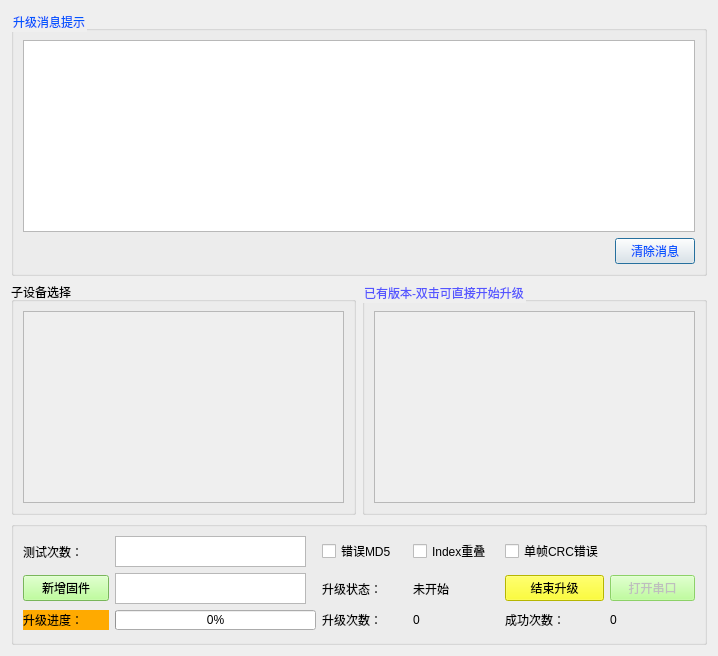
<?xml version="1.0" encoding="UTF-8"?>
<ui version="4.0">
 <class>Dialog</class>
 <widget class="QDialog" name="Dialog">
  <property name="geometry">
   <rect>
    <x>0</x>
    <y>0</y>
    <width>718</width>
    <height>656</height>
   </rect>
  </property>
  <property name="windowTitle">
   <string>OTA升级界面</string>
  </property>
  <layout class="QHBoxLayout" name="horizontalLayout">
   <item>
    <layout class="QGridLayout" name="gridLayout_4">
     <item row="2" column="0">
      <widget class="QGroupBox" name="groupBox_4">
       <property name="title">
        <string>子设备选择</string>
       </property>
       <layout class="QGridLayout" name="gridLayout_5">
        <item row="0" column="0">
         <widget class="QListWidget" name="sublist">
          <property name="enabled">
           <bool>false</bool>
          </property>
          <property name="currentRow">
           <number>-1</number>
          </property>
         </widget>
        </item>
       </layout>
      </widget>
     </item>
     <item row="1" column="0" colspan="2">
      <widget class="QGroupBox" name="groupBox">
       <property name="styleSheet">
        <string notr="true">color: rgb(0, 85, 255);</string>
       </property>
       <property name="title">
        <string>升级消息提示</string>
       </property>
       <layout class="QGridLayout" name="gridLayout">
        <item row="1" column="1">
         <spacer name="horizontalSpacer_2">
          <property name="orientation">
           <enum>Qt::Horizontal</enum>
          </property>
          <property name="sizeHint" stdset="0">
           <size>
            <width>40</width>
            <height>20</height>
           </size>
          </property>
         </spacer>
        </item>
        <item row="1" column="0">
         <spacer name="horizontalSpacer">
          <property name="orientation">
           <enum>Qt::Horizontal</enum>
          </property>
          <property name="sizeHint" stdset="0">
           <size>
            <width>40</width>
            <height>20</height>
           </size>
          </property>
         </spacer>
        </item>
        <item row="1" column="2">
         <widget class="QPushButton" name="clear">
          <property name="text">
           <string>清除消息</string>
          </property>
         </widget>
        </item>
        <item row="0" column="0" colspan="3">
         <widget class="QTextBrowser" name="otamessage">
          <property name="styleSheet">
           <string notr="true">color: rgb(0, 0, 0);</string>
          </property>
         </widget>
        </item>
       </layout>
      </widget>
     </item>
     <item row="2" column="1">
      <widget class="QGroupBox" name="groupBox_2">
       <property name="styleSheet">
        <string notr="true">color: rgb(85, 85, 255);</string>
       </property>
       <property name="title">
        <string>已有版本-双击可直接开始升级</string>
       </property>
       <layout class="QGridLayout" name="gridLayout_2">
        <item row="0" column="1">
         <widget class="QListWidget" name="verlist">
          <property name="enabled">
           <bool>false</bool>
          </property>
         </widget>
        </item>
       </layout>
      </widget>
     </item>
     <item row="3" column="0" colspan="2">
      <widget class="QGroupBox" name="groupBox_3">
       <property name="title">
        <string/>
       </property>
       <layout class="QGridLayout" name="gridLayout_3">
        <item row="1" column="4">
         <widget class="QLabel" name="upstat">
          <property name="text">
           <string>未开始</string>
          </property>
         </widget>
        </item>
        <item row="1" column="3">
         <widget class="QLabel" name="label">
          <property name="text">
           <string>升级状态：</string>
          </property>
         </widget>
        </item>
        <item row="3" column="1">
         <widget class="QProgressBar" name="upbar">
          <property name="maximumSize">
           <size>
            <width>201</width>
            <height>20</height>
           </size>
          </property>
          <property name="value">
           <number>0</number>
          </property>
         </widget>
        </item>
        <item row="0" column="1">
         <widget class="QTextEdit" name="testloop">
          <property name="maximumSize">
           <size>
            <width>191</width>
            <height>31</height>
           </size>
          </property>
         </widget>
        </item>
        <item row="1" column="1">
         <widget class="QTextBrowser" name="textBrowser_3">
          <property name="maximumSize">
           <size>
            <width>191</width>
            <height>31</height>
           </size>
          </property>
         </widget>
        </item>
        <item row="3" column="0">
         <widget class="QLabel" name="label_2">
          <property name="styleSheet">
           <string notr="true">background-color: rgb(255, 170, 0);</string>
          </property>
          <property name="text">
           <string>升级进度：</string>
          </property>
         </widget>
        </item>
        <item row="3" column="3">
         <widget class="QLabel" name="label_3">
          <property name="text">
           <string>升级次数：</string>
          </property>
         </widget>
        </item>
        <item row="1" column="0">
         <widget class="QPushButton" name="firwareselect">
          <property name="toolTip">
           <string>可自由选择待升级固件</string>
          </property>
          <property name="styleSheet">
           <string notr="true">background-color: rgb(170, 255, 127);</string>
          </property>
          <property name="text">
           <string>新增固件</string>
          </property>
         </widget>
        </item>
        <item row="3" column="5">
         <widget class="QLabel" name="label_5">
          <property name="text">
           <string>成功次数：</string>
          </property>
         </widget>
        </item>
        <item row="1" column="5">
         <widget class="QPushButton" name="pause">
          <property name="toolTip">
           <string>点击可打断升级过程，谨慎使用</string>
          </property>
          <property name="styleSheet">
           <string notr="true">background-color: rgb(255, 255, 0);</string>
          </property>
          <property name="text">
           <string>结束升级</string>
          </property>
         </widget>
        </item>
        <item row="3" column="6">
         <widget class="QLabel" name="successcount">
          <property name="text">
           <string>0</string>
          </property>
         </widget>
        </item>
        <item row="3" column="4">
         <widget class="QLabel" name="total">
          <property name="text">
           <string>0</string>
          </property>
         </widget>
        </item>
        <item row="0" column="3">
         <widget class="QCheckBox" name="errmd5">
          <property name="text">
           <string>错误MD5</string>
          </property>
         </widget>
        </item>
        <item row="0" column="4">
         <widget class="QCheckBox" name="errindex">
          <property name="text">
           <string>Index重叠</string>
          </property>
         </widget>
        </item>
        <item row="0" column="0">
         <widget class="QLabel" name="label_4">
          <property name="text">
           <string>测试次数：</string>
          </property>
         </widget>
        </item>
        <item row="0" column="5">
         <widget class="QCheckBox" name="errcrc">
          <property name="text">
           <string>单帧CRC错误</string>
          </property>
         </widget>
        </item>
        <item row="1" column="6">
         <widget class="QPushButton" name="open">
          <property name="enabled">
           <bool>false</bool>
          </property>
          <property name="styleSheet">
           <string notr="true">background-color: rgb(170, 255, 127);</string>
          </property>
          <property name="text">
           <string>打开串口</string>
          </property>
         </widget>
        </item>
       </layout>
      </widget>
     </item>
    </layout>
   </item>
  </layout>
 </widget>
 <resources/>
 <connections/>
</ui>
